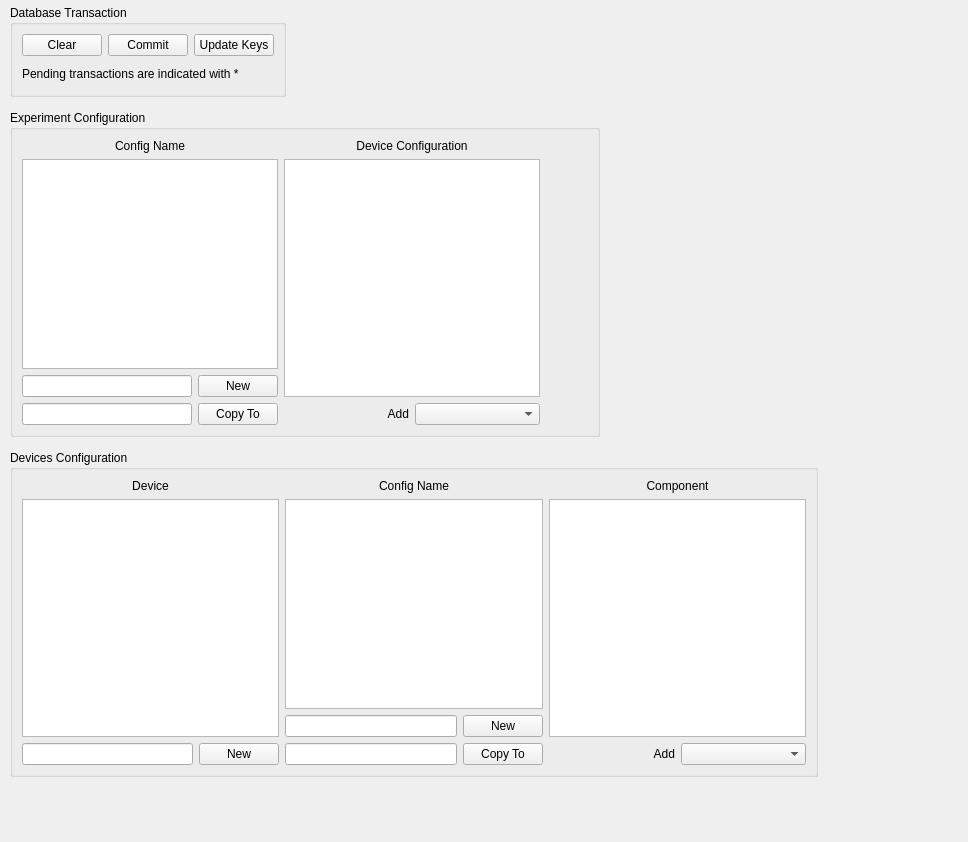
<ui version="4.0" >
 <class>configdb</class>
 <widget class="QWidget" name="configdb" >
  <property name="geometry" >
   <rect>
    <x>0</x>
    <y>0</y>
    <width>968</width>
    <height>842</height>
   </rect>
  </property>
  <property name="windowTitle" >
   <string>Form</string>
  </property>
  <widget class="QGroupBox" name="detectorConfigBox" >
   <property name="geometry" >
    <rect>
     <x>10</x>
     <y>450</y>
     <width>808</width>
     <height>327</height>
    </rect>
   </property>
   <property name="title" >
    <string>Devices Configuration</string>
   </property>
   <layout class="QHBoxLayout" >
    <item>
     <layout class="QVBoxLayout" >
      <item>
       <widget class="QLabel" name="detectorLabel_2" >
        <property name="text" >
         <string>Device</string>
        </property>
        <property name="alignment" >
         <set>Qt::AlignCenter</set>
        </property>
       </widget>
      </item>
      <item>
       <widget class="QListWidget" name="detectorList_2" />
      </item>
      <item>
       <layout class="QHBoxLayout" >
        <item>
         <widget class="QLineEdit" name="newDetectorEdit" />
        </item>
        <item>
         <widget class="QPushButton" name="newDetectorButton" >
          <property name="text" >
           <string>New</string>
          </property>
         </widget>
        </item>
       </layout>
      </item>
     </layout>
    </item>
    <item>
     <layout class="QVBoxLayout" >
      <item>
       <widget class="QLabel" name="configLabel" >
        <property name="text" >
         <string>Config Name</string>
        </property>
        <property name="alignment" >
         <set>Qt::AlignCenter</set>
        </property>
       </widget>
      </item>
      <item>
       <widget class="QListWidget" name="configList_2" />
      </item>
      <item>
       <layout class="QHBoxLayout" >
        <item>
         <widget class="QLineEdit" name="newConfigEdit_2" />
        </item>
        <item>
         <widget class="QPushButton" name="newConfigButton_2" >
          <property name="text" >
           <string>New</string>
          </property>
         </widget>
        </item>
       </layout>
      </item>
      <item>
       <layout class="QHBoxLayout" >
        <item>
         <widget class="QLineEdit" name="copyConfigEdit_2" />
        </item>
        <item>
         <widget class="QPushButton" name="copyConfigButton_2" >
          <property name="text" >
           <string>Copy To</string>
          </property>
         </widget>
        </item>
       </layout>
      </item>
     </layout>
    </item>
    <item>
     <layout class="QVBoxLayout" >
      <item>
       <widget class="QLabel" name="componentLabel" >
        <property name="text" >
         <string>Component</string>
        </property>
        <property name="alignment" >
         <set>Qt::AlignCenter</set>
        </property>
       </widget>
      </item>
      <item>
       <widget class="QListWidget" name="componentList" />
      </item>
      <item>
       <layout class="QHBoxLayout" >
        <item>
         <widget class="QLabel" name="addComponentLabel" >
          <property name="text" >
           <string>Add</string>
          </property>
          <property name="alignment" >
           <set>Qt::AlignRight|Qt::AlignTrailing|Qt::AlignVCenter</set>
          </property>
         </widget>
        </item>
        <item>
         <widget class="QComboBox" name="addComponentBox" />
        </item>
       </layout>
      </item>
     </layout>
    </item>
   </layout>
  </widget>
  <widget class="QGroupBox" name="expConfigBox" >
   <property name="geometry" >
    <rect>
     <x>10</x>
     <y>110</y>
     <width>590</width>
     <height>327</height>
    </rect>
   </property>
   <property name="title" >
    <string>Experiment Configuration</string>
   </property>
   <layout class="QHBoxLayout" >
    <item>
     <layout class="QVBoxLayout" >
      <item>
       <widget class="QLabel" name="configNameLabel" >
        <property name="text" >
         <string>Config Name</string>
        </property>
        <property name="alignment" >
         <set>Qt::AlignCenter</set>
        </property>
       </widget>
      </item>
      <item>
       <widget class="QListWidget" name="configList" />
      </item>
      <item>
       <layout class="QHBoxLayout" >
        <item>
         <widget class="QLineEdit" name="newConfigEdit" />
        </item>
        <item>
         <widget class="QPushButton" name="newConfigButton" >
          <property name="text" >
           <string>New</string>
          </property>
         </widget>
        </item>
       </layout>
      </item>
      <item>
       <layout class="QHBoxLayout" >
        <item>
         <widget class="QLineEdit" name="copyConfigEdit" />
        </item>
        <item>
         <widget class="QPushButton" name="copyConfigButton" >
          <property name="text" >
           <string>Copy To</string>
          </property>
         </widget>
        </item>
       </layout>
      </item>
     </layout>
    </item>
    <item>
     <layout class="QVBoxLayout" >
      <item>
       <widget class="QLabel" name="detectorListLabel" >
        <property name="text" >
         <string>Device Configuration</string>
        </property>
        <property name="alignment" >
         <set>Qt::AlignCenter</set>
        </property>
       </widget>
      </item>
      <item>
       <widget class="QListWidget" name="detectorList" />
      </item>
      <item>
       <layout class="QHBoxLayout" >
        <item>
         <widget class="QLabel" name="label" >
          <property name="text" >
           <string>Add</string>
          </property>
          <property name="alignment" >
           <set>Qt::AlignRight|Qt::AlignTrailing|Qt::AlignVCenter</set>
          </property>
         </widget>
        </item>
        <item>
         <widget class="QComboBox" name="addDetectorBox" />
        </item>
       </layout>
      </item>
     </layout>
    </item>
    <item>
     <spacer>
      <property name="orientation" >
       <enum>Qt::Horizontal</enum>
      </property>
      <property name="sizeHint" >
       <size>
        <width>40</width>
        <height>20</height>
       </size>
      </property>
     </spacer>
    </item>
   </layout>
  </widget>
  <widget class="QGroupBox" name="transactionBox" >
   <property name="geometry" >
    <rect>
     <x>10</x>
     <y>5</y>
     <width>276</width>
     <height>92</height>
    </rect>
   </property>
   <property name="title" >
    <string>Database Transaction</string>
   </property>
   <layout class="QVBoxLayout" >
    <item>
     <layout class="QHBoxLayout" >
      <item>
       <widget class="QPushButton" name="clearButton" >
        <property name="text" >
         <string>Clear</string>
        </property>
       </widget>
      </item>
      <item>
       <widget class="QPushButton" name="commitButton" >
        <property name="text" >
         <string>Commit</string>
        </property>
       </widget>
      </item>
      <item>
       <widget class="QPushButton" name="updateKeysButton" >
        <property name="text" >
         <string>Update Keys</string>
        </property>
       </widget>
      </item>
     </layout>
    </item>
    <item>
     <widget class="QLabel" name="transactionHelp" >
      <property name="text" >
       <string>Pending transactions are indicated with *</string>
      </property>
     </widget>
    </item>
   </layout>
  </widget>
 </widget>
 <resources/>
 <connections>
  <connection>
   <sender>newConfigEdit</sender>
   <signal>returnPressed()</signal>
   <receiver>newConfigButton</receiver>
   <slot>animateClick()</slot>
   <hints>
    <hint type="sourcelabel" >
     <x>140</x>
     <y>376</y>
    </hint>
    <hint type="destinationlabel" >
     <x>236</x>
     <y>376</y>
    </hint>
   </hints>
  </connection>
  <connection>
   <sender>copyConfigEdit</sender>
   <signal>returnPressed()</signal>
   <receiver>copyConfigButton</receiver>
   <slot>animateClick()</slot>
   <hints>
    <hint type="sourcelabel" >
     <x>114</x>
     <y>411</y>
    </hint>
    <hint type="destinationlabel" >
     <x>223</x>
     <y>411</y>
    </hint>
   </hints>
  </connection>
  <connection>
   <sender>newDetectorEdit</sender>
   <signal>returnPressed()</signal>
   <receiver>newDetectorButton</receiver>
   <slot>animateClick()</slot>
   <hints>
    <hint type="sourcelabel" >
     <x>101</x>
     <y>751</y>
    </hint>
    <hint type="destinationlabel" >
     <x>150</x>
     <y>752</y>
    </hint>
   </hints>
  </connection>
  <connection>
   <sender>newConfigEdit_2</sender>
   <signal>returnPressed()</signal>
   <receiver>newConfigButton_2</receiver>
   <slot>animateClick()</slot>
   <hints>
    <hint type="sourcelabel" >
     <x>293</x>
     <y>717</y>
    </hint>
    <hint type="destinationlabel" >
     <x>332</x>
     <y>716</y>
    </hint>
   </hints>
  </connection>
  <connection>
   <sender>copyConfigEdit_2</sender>
   <signal>returnPressed()</signal>
   <receiver>copyConfigButton_2</receiver>
   <slot>animateClick()</slot>
   <hints>
    <hint type="sourcelabel" >
     <x>287</x>
     <y>749</y>
    </hint>
    <hint type="destinationlabel" >
     <x>331</x>
     <y>751</y>
    </hint>
   </hints>
  </connection>
 </connections>
</ui>
